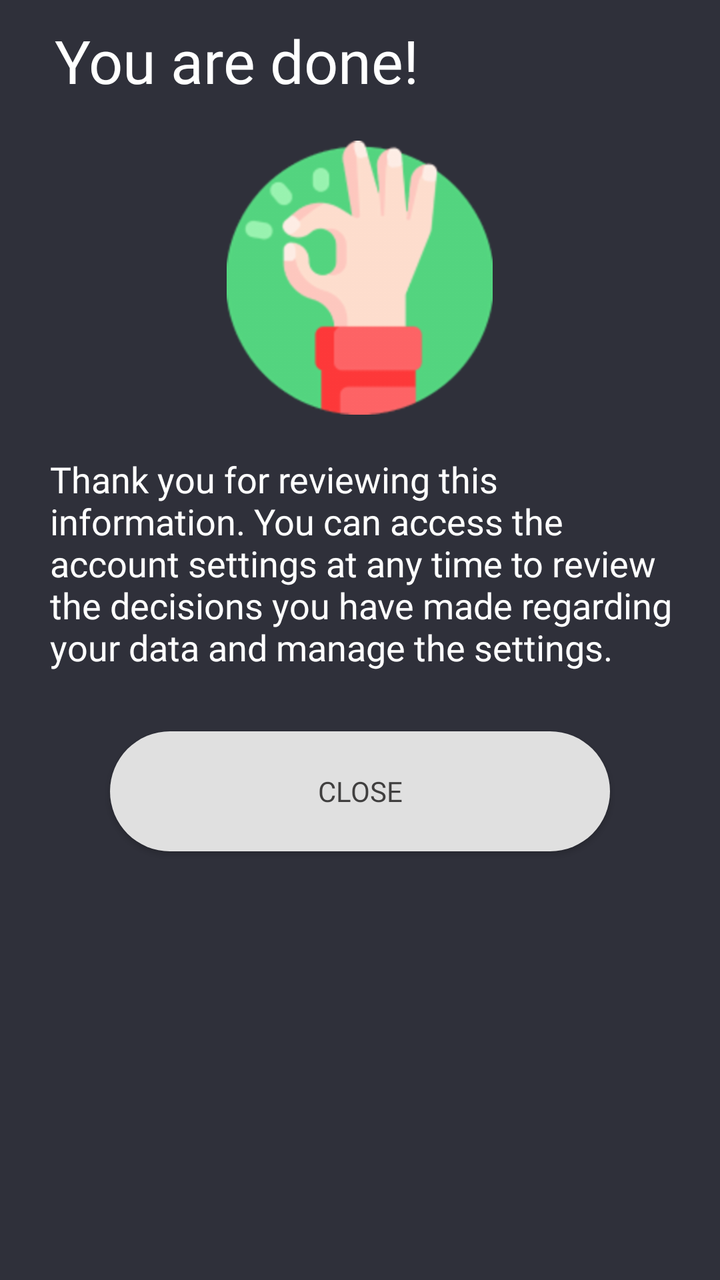
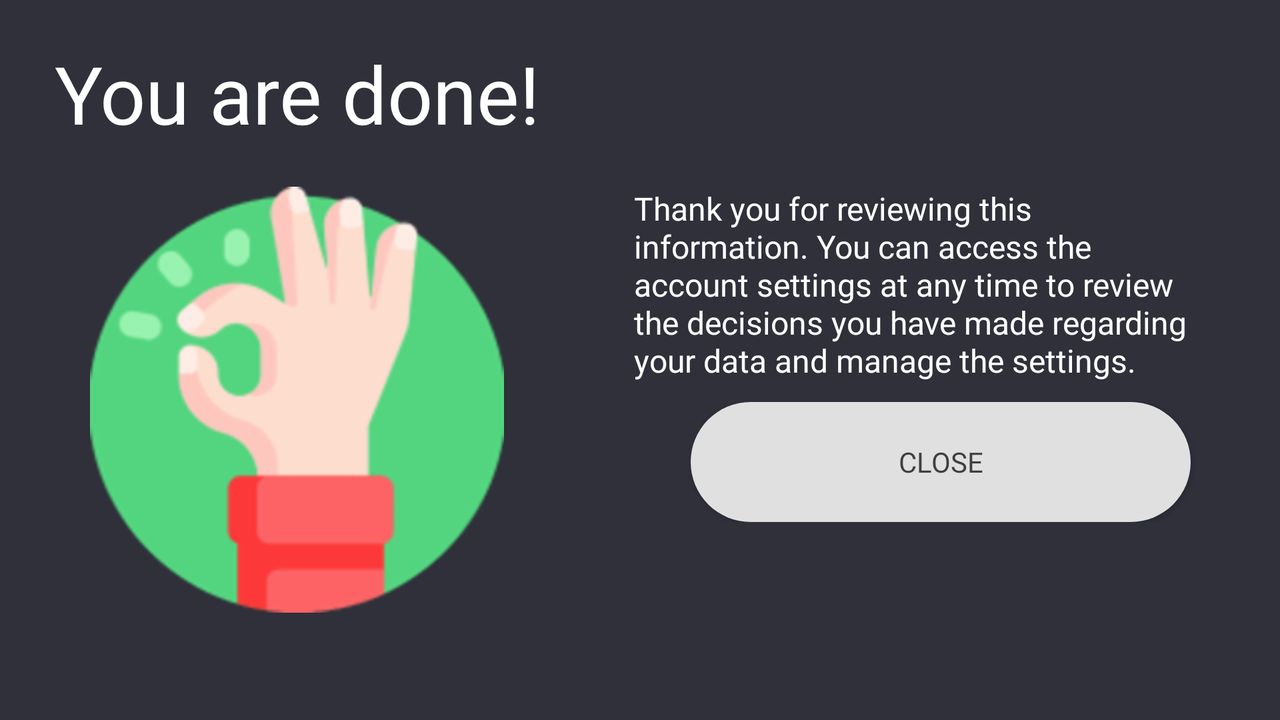

One screen, two layout resources from the same app: the default and the repository's alternative for another configuration. Each is rendered where Android would select it; the XML of both is given below.
<!-- AndroidManifest.xml: application theme AppTheme -->
<!-- res/layout/fragment_recovery_password_fragment4.xml -->
<?xml version="1.0" encoding="utf-8"?>
<androidx.constraintlayout.widget.ConstraintLayout xmlns:android="http://schemas.android.com/apk/res/android"
    xmlns:tools="http://schemas.android.com/tools"
    android:layout_width="match_parent"
    android:layout_height="match_parent"
    tools:context=".RecoveryPasswordFragment4">

    <LinearLayout
        android:layout_width="match_parent"
        android:layout_height="match_parent"
        android:orientation="vertical"
        android:background="@color/fondo">
        <TextView
            android:layout_width="match_parent"
            android:layout_height="wrap_content"
            android:text="@string/you_are_done"
            android:textColor="@color/white"
            android:layout_gravity="center"
            android:layout_marginRight="20dp"
            android:layout_marginLeft="25dp"
            android:layout_marginBottom="20dp"
            android:paddingTop="10dp"
            android:textSize="30sp"
            android:fontFamily="@font/poppins_bold"/>

        <ImageView
            android:layout_width="207dp"
            android:layout_height="137dp"
            android:layout_gravity="center"
            android:layout_marginBottom="20dp"
            android:src="@drawable/image_7" />

        <ScrollView
            android:layout_width="match_parent"
            android:layout_height="wrap_content">
            <TextView
                android:layout_width="match_parent"
                android:layout_height="wrap_content"
                android:text="@string/thank_you_for_reviewing_this_information_you_can_access_the_account_settings_at_any_time_to_review_the_decisions_you_have_made_regarding_your_data_and_manage_settings"
                android:textColor="@color/white"
                android:textSize="18sp"
                android:layout_marginRight="20dp"
                android:layout_marginLeft="25dp"
                android:layout_marginBottom="30dp"
                android:fontFamily="@font/poppins_bold"/>
        </ScrollView>
        <Button
            android:layout_width="250dp"
            android:layout_height="60dp"
            android:id="@+id/btnClose"
            android:text="@string/close"
            android:layout_marginBottom="20dp"
            android:textColor="@color/gris_negro"
            android:fontFamily="@font/poppins_bold"
            android:background="@drawable/btn_redondeado_gris"
            android:gravity="center"
            android:layout_gravity="center"/>
    </LinearLayout>


</androidx.constraintlayout.widget.ConstraintLayout>
<!-- resources referenced by this layout -->
<resources>
  <color name="fondo">#2F303A</color>
  <color name="gris_negro">#403f3f</color>
  <color name="white">#fff</color>
  <!-- drawable btn_redondeado_gris (drawable) -->
  <?xml version="1.0" encoding="utf-8"?>
  <shape android:shape="rectangle" xmlns:android="http://schemas.android.com/apk/res/android">
      <solid android:color="#E0E0E0"/>
      <corners android:radius="50dp"/>
  </shape>
  <!-- drawable image_7: png bitmap (drawable, 10178 bytes) -->
  <string name="close">Close</string>
  <string name="thank_you_for_reviewing_this_information_you_can_access_the_account_settings_at_any_time_to_review_the_decisions_you_have_made_regarding_your_data_and_manage_settings">Thank you for reviewing this information. You can access the account settings at any time to review the decisions you have made regarding your data and manage the settings.</string>
  <string name="you_are_done">You are done!</string>
  <style name="AppTheme" parent="Theme.AppCompat.Light.DarkActionBar">
          
          <item name="colorPrimary">@color/colorPrimary</item>
          <item name="colorPrimaryDark">@color/colorPrimaryDark</item>
          <item name="colorAccent">@color/colorAccent</item>
      </style>
  <color name="colorPrimary">#008577</color>
  <color name="colorPrimaryDark">#C62828</color>
  <color name="colorAccent">#D81B60</color>
</resources>
<!-- res/layout-land/fragment_recovery_password_fragment4.xml (the repository's variant of the layout above) -->
<!-- drawn on the phone turned sideways -->
<?xml version="1.0" encoding="utf-8"?>
<androidx.constraintlayout.widget.ConstraintLayout xmlns:android="http://schemas.android.com/apk/res/android"
    xmlns:tools="http://schemas.android.com/tools"
    android:layout_width="match_parent"
    android:layout_height="match_parent"
    tools:context=".RecoveryPasswordFragment4">

    <LinearLayout
        android:layout_width="match_parent"
        android:layout_height="match_parent"
        android:orientation="vertical"
        android:background="@color/fondo">
        <TextView
            android:layout_width="match_parent"
            android:layout_height="wrap_content"
            android:text="@string/you_are_done"
            android:textColor="@color/white"
            android:layout_gravity="center"
            android:layout_marginRight="20dp"
            android:layout_marginLeft="25dp"
            android:layout_marginBottom="20dp"
            android:layout_marginTop="20dp"
            android:textSize="40sp"
            android:fontFamily="@font/poppins_bold"/>

        <LinearLayout
            android:layout_width="match_parent"
            android:layout_height="wrap_content"
            android:orientation="horizontal"
            android:layout_gravity="center"
            android:weightSum="2">
            <ImageView
                android:layout_width="257dp"
                android:layout_height="213dp"
                android:layout_gravity="start"
                android:layout_marginBottom="20dp"
                android:src="@drawable/image_7"
                android:layout_marginStart="20dp"/>
            <LinearLayout
                android:layout_width="match_parent"
                android:layout_height="wrap_content"
                android:orientation="vertical">
                <TextView
                    android:layout_width="match_parent"
                    android:layout_height="wrap_content"
                    android:text="@string/thank_you_for_reviewing_this_information_you_can_access_the_account_settings_at_any_time_to_review_the_decisions_you_have_made_regarding_your_data_and_manage_settings"
                    android:textColor="@color/white"
                    android:textSize="16sp"
                    android:layout_marginRight="40dp"
                    android:layout_marginLeft="40dp"
                    android:layout_marginBottom="10dp"
                    android:fontFamily="@font/poppins_bold"/>
                <Button
                    android:layout_width="250dp"
                    android:layout_height="60dp"
                    android:id="@+id/btnClose"
                    android:text="@string/close"
                    android:layout_marginStart="12dp"
                    android:textColor="@color/gris_negro"
                    android:fontFamily="@font/poppins_bold"
                    android:background="@drawable/btn_redondeado_gris"
                    android:gravity="center"
                    android:layout_gravity="center"/>
            </LinearLayout>
        </LinearLayout>

    </LinearLayout>


</androidx.constraintlayout.widget.ConstraintLayout>
